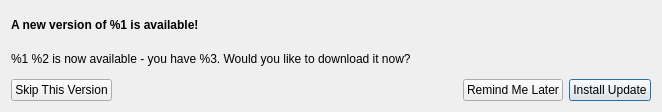
<?xml version="1.0" encoding="UTF-8"?>
<ui version="4.0">
 <class>FvUpdateWindow</class>
 <widget class="QWidget" name="FvUpdateWindow">
  <property name="geometry">
   <rect>
    <x>0</x>
    <y>0</y>
    <width>662</width>
    <height>112</height>
   </rect>
  </property>
  <property name="windowTitle">
   <string>Software Update</string>
  </property>
  <layout class="QHBoxLayout" name="horizontalLayout_6">
   <item>
    <layout class="QVBoxLayout" name="verticalLayout">
     <item>
      <widget class="QLabel" name="newVersionIsAvailableLabel">
       <property name="font">
        <font>
         <weight>75</weight>
         <bold>true</bold>
        </font>
       </property>
       <property name="text">
        <string>A new version of %1 is available!</string>
       </property>
      </widget>
     </item>
     <item>
      <widget class="QLabel" name="wouldYouLikeToDownloadLabel">
       <property name="text">
        <string>%1 %2 is now available - you have %3. Would you like to download it now?</string>
       </property>
      </widget>
     </item>
     <item>
      <layout class="QHBoxLayout" name="horizontalLayout_3">
       <item>
        <widget class="QPushButton" name="skipThisVersionButton">
         <property name="text">
          <string>Skip This Version</string>
         </property>
        </widget>
       </item>
       <item>
        <spacer name="horizontalSpacer">
         <property name="orientation">
          <enum>Qt::Horizontal</enum>
         </property>
         <property name="sizeHint" stdset="0">
          <size>
           <width>40</width>
           <height>20</height>
          </size>
         </property>
        </spacer>
       </item>
       <item>
        <widget class="QPushButton" name="remindMeLaterButton">
         <property name="text">
          <string>Remind Me Later</string>
         </property>
        </widget>
       </item>
       <item>
        <widget class="QPushButton" name="installUpdateButton">
         <property name="text">
          <string>Install Update</string>
         </property>
         <property name="autoDefault">
          <bool>true</bool>
         </property>
         <property name="default">
          <bool>true</bool>
         </property>
        </widget>
       </item>
      </layout>
     </item>
    </layout>
   </item>
  </layout>
 </widget>
 <resources/>
 <connections/>
</ui>
